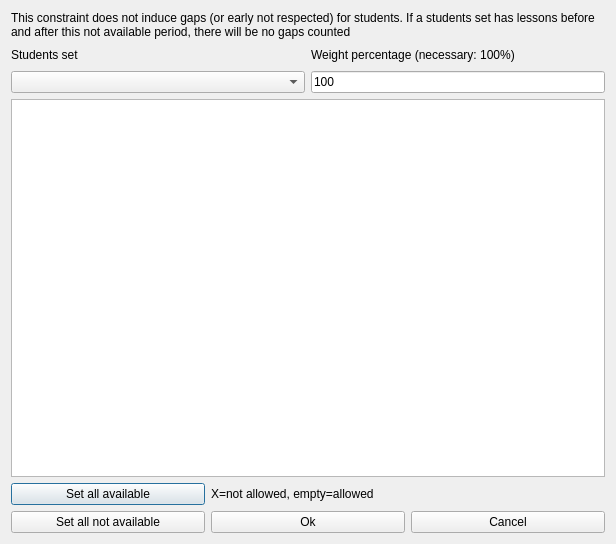
<?xml version="1.0" encoding="UTF-8"?>
<ui version="4.0">
 <class>ModifyConstraintStudentsSetNotAvailableTimesForm_template</class>
 <widget class="QDialog" name="ModifyConstraintStudentsSetNotAvailableTimesForm_template">
  <property name="geometry">
   <rect>
    <x>0</x>
    <y>0</y>
    <width>616</width>
    <height>544</height>
   </rect>
  </property>
  <property name="windowTitle">
   <string extracomment="This is the title of the dialog to modify a constraint of this type">Modify students set not available times</string>
  </property>
  <layout class="QGridLayout" name="gridLayout_2">
   <item row="0" column="0" colspan="2">
    <widget class="QLabel" name="textLabel1">
     <property name="sizePolicy">
      <sizepolicy hsizetype="Minimum" vsizetype="Minimum">
       <horstretch>0</horstretch>
       <verstretch>0</verstretch>
      </sizepolicy>
     </property>
     <property name="text">
      <string>This constraint does not induce gaps (or early not respected) for students. If a students set has lessons before and after this not available period, there will be no gaps counted</string>
     </property>
     <property name="wordWrap">
      <bool>true</bool>
     </property>
    </widget>
   </item>
   <item row="1" column="0">
    <layout class="QGridLayout" name="studentsGridLayout">
     <item row="1" column="0" colspan="2">
      <widget class="QComboBox" name="studentsComboBox">
       <property name="editable">
        <bool>false</bool>
       </property>
       <property name="insertPolicy">
        <enum>QComboBox::NoInsert</enum>
       </property>
       <property name="autoCompletion">
        <bool>false</bool>
       </property>
       <property name="duplicatesEnabled">
        <bool>false</bool>
       </property>
      </widget>
     </item>
     <item row="0" column="1">
      <spacer name="spacer1">
       <property name="orientation">
        <enum>Qt::Horizontal</enum>
       </property>
       <property name="sizeType">
        <enum>QSizePolicy::Expanding</enum>
       </property>
       <property name="sizeHint" stdset="0">
        <size>
         <width>111</width>
         <height>20</height>
        </size>
       </property>
      </spacer>
     </item>
     <item row="0" column="0">
      <widget class="QLabel" name="studentsTextLabel">
       <property name="frameShape">
        <enum>QFrame::NoFrame</enum>
       </property>
       <property name="frameShadow">
        <enum>QFrame::Plain</enum>
       </property>
       <property name="text">
        <string>Students set</string>
       </property>
       <property name="wordWrap">
        <bool>false</bool>
       </property>
      </widget>
     </item>
    </layout>
   </item>
   <item row="1" column="1">
    <layout class="QVBoxLayout" name="weightBoxLayout">
     <item>
      <widget class="QLabel" name="weightTextLabel">
       <property name="frameShape">
        <enum>QFrame::NoFrame</enum>
       </property>
       <property name="frameShadow">
        <enum>QFrame::Plain</enum>
       </property>
       <property name="text">
        <string>Weight percentage (necessary: 100%)</string>
       </property>
       <property name="wordWrap">
        <bool>false</bool>
       </property>
      </widget>
     </item>
     <item>
      <widget class="QLineEdit" name="weightLineEdit">
       <property name="text">
        <string notr="true">100</string>
       </property>
      </widget>
     </item>
    </layout>
   </item>
   <item row="2" column="0" colspan="2">
    <widget class="QTableWidget" name="notAllowedTimesTable"/>
   </item>
   <item row="3" column="0" colspan="2">
    <layout class="QGridLayout" name="buttonsGridLayout">
     <item row="0" column="0">
      <widget class="QPushButton" name="setAllAvailablePushButton">
       <property name="text">
        <string>Set all available</string>
       </property>
      </widget>
     </item>
     <item row="0" column="1" colspan="2">
      <widget class="QLabel" name="label">
       <property name="text">
        <string extracomment="This is an explanation in a dialog for a constraint. It says that symbol X means that this slot is not allowed, and an empty cell means that the slot is allowed">X=not allowed, empty=allowed</string>
       </property>
      </widget>
     </item>
     <item row="1" column="0">
      <widget class="QPushButton" name="setAllNotAvailablePushButton">
       <property name="text">
        <string>Set all not available</string>
       </property>
      </widget>
     </item>
     <item row="1" column="1">
      <widget class="QPushButton" name="okPushButton">
       <property name="text">
        <string>Ok</string>
       </property>
      </widget>
     </item>
     <item row="1" column="2">
      <widget class="QPushButton" name="cancelPushButton">
       <property name="text">
        <string>Cancel</string>
       </property>
      </widget>
     </item>
    </layout>
   </item>
  </layout>
 </widget>
 <layoutdefault spacing="6" margin="11"/>
 <resources/>
 <connections/>
</ui>
